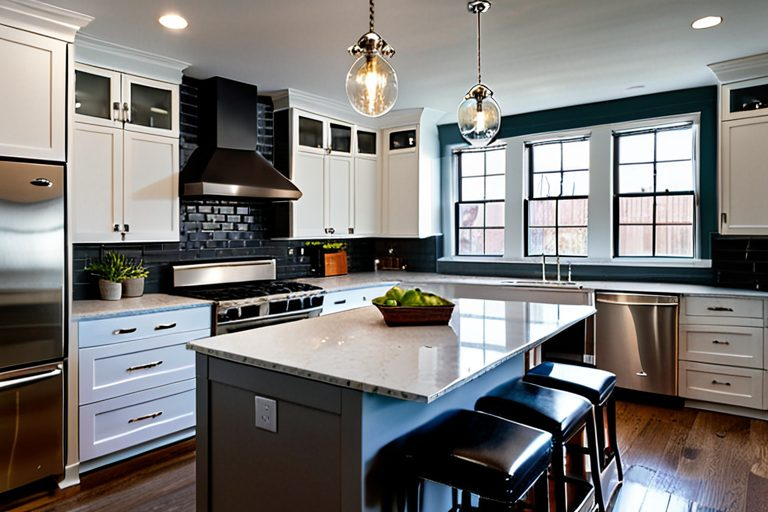
#> input picture web/ahb123/assets/s/01-modern-kitchen-fishtown.jpg, 768 x 512 px
$ python make_og_image.py
#> lines starting #> are read from the running program, lines starting #| are printed output that depends on the picture
#!/usr/bin/env python3
"""Generate assets/s/og-homepage.jpg (1200x630) from a hero portfolio image."""
import os
from PIL import Image

HERE = os.path.dirname(os.path.abspath(__file__))
SRC_IMG = os.path.join(HERE, "assets", "s", "01-modern-kitchen-fishtown.jpg")
OUT = os.path.join(HERE, "assets", "s", "og-homepage.jpg")
TARGET = (1200, 630)

def make():
    im = Image.open(SRC_IMG).convert("RGB")
#> im is the input picture: PIL image 768x512 RGB; mean R, G, B 123.3, 121.3, 119.5
    tw, th = TARGET
    scale = max(tw / im.width, th / im.height)
#> scale = 1.56
    im = im.resize((round(im.width * scale), round(im.height * scale)))
#> im: PIL image 1200x800 RGB
    left = (im.width - tw) // 2
#> left = 0
    top = (im.height - th) // 2
#> top = 85
    im.crop((left, top, left + tw, top + th)).save(OUT, "JPEG", quality=85)
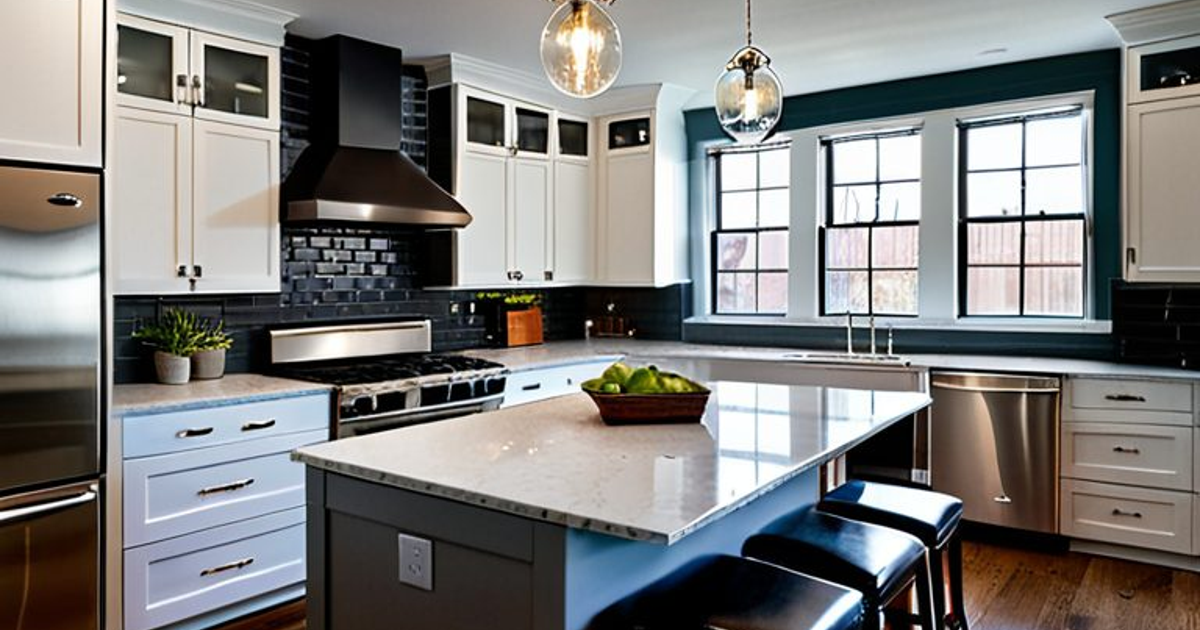
#> saved as og-homepage.jpg: PIL image 1200x630 RGB; mean R, G, B 127, 126.2, 124.8
    print("wrote", OUT)

if __name__ == "__main__":
    make()

$ run again, with web/ahb123/assets/s/02-master-bath-roxborough.jpg copied over web/ahb123/assets/s/01-modern-kitchen-fishtown.jpg
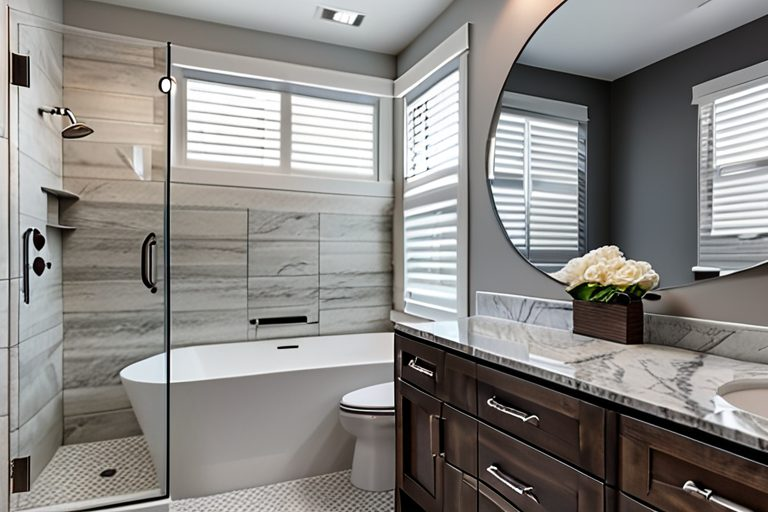
#> input picture web/ahb123/assets/s/02-master-bath-roxborough.jpg, 768 x 512 px
#> in make, im is the input picture: PIL image 768x512 RGB; mean R, G, B 138.6, 135.9, 132.9
#> im: PIL image 1200x800 RGB
#> in make, `im.crop((left, top, left + tw, top + th)).save(OUT, "JPEG", quality=85)`:
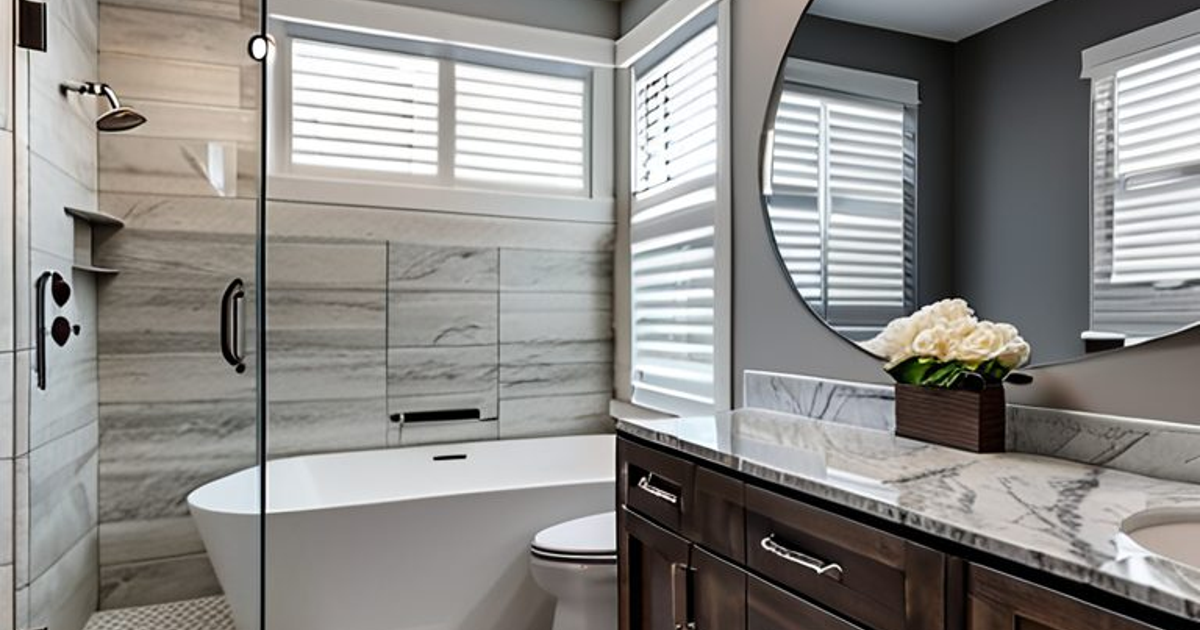
#> saved as og-homepage.jpg: PIL image 1200x630 RGB; mean R, G, B 142.2, 140.3, 137.4

$ run again, with web/ahb123/assets/s/03-second-floor-narberth.jpg copied over web/ahb123/assets/s/01-modern-kitchen-fishtown.jpg
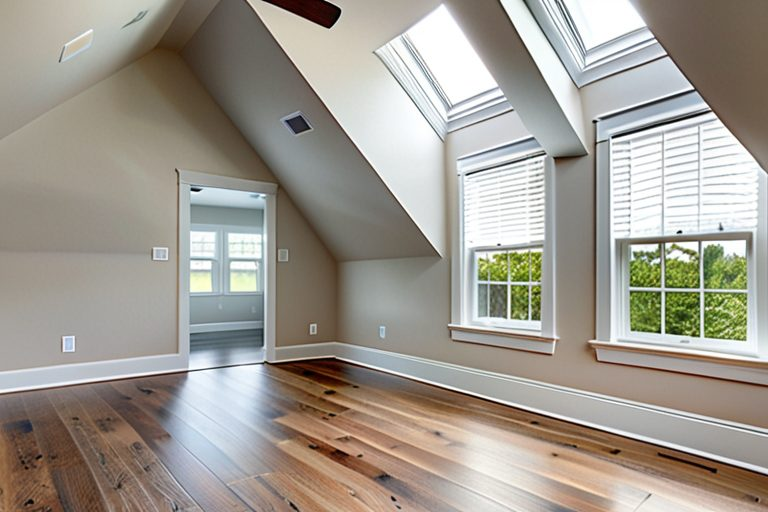
#> input picture web/ahb123/assets/s/03-second-floor-narberth.jpg, 768 x 512 px
#> in make, im is the input picture: PIL image 768x512 RGB; mean R, G, B 160.6, 155.1, 145.7
#> im: PIL image 1200x800 RGB
#> in make, `im.crop((left, top, left + tw, top + th)).save(OUT, "JPEG", quality=85)`:
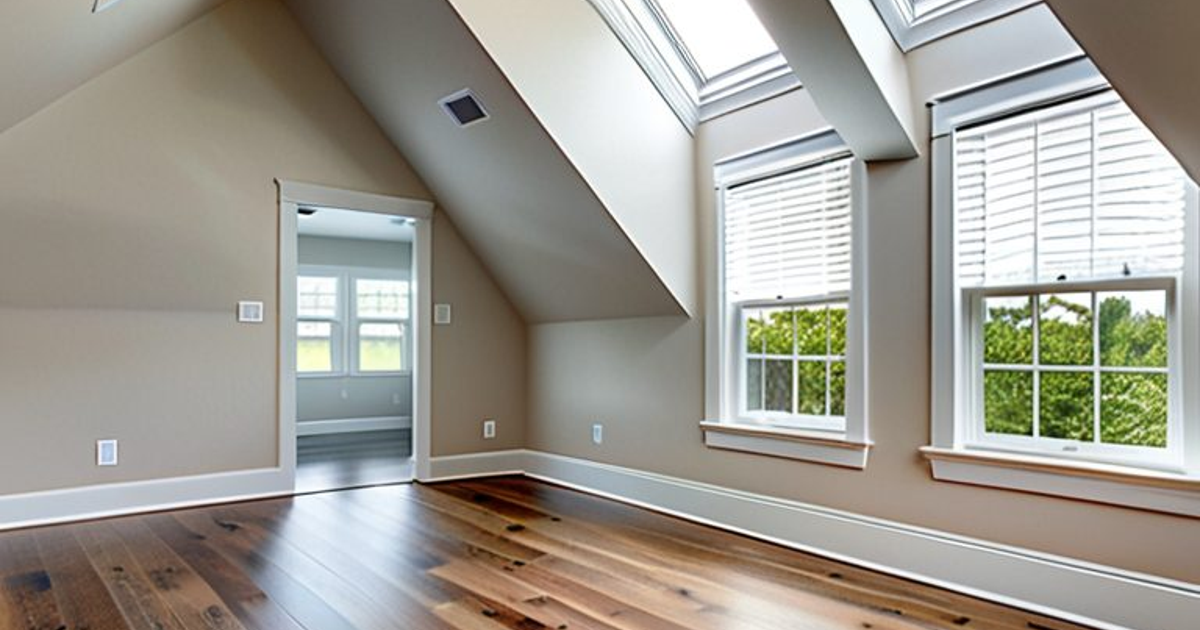
#> saved as og-homepage.jpg: PIL image 1200x630 RGB; mean R, G, B 159.8, 156.4, 147.6

$ run again, with web/ahb123/assets/s/04-gut-rehab-kensington.jpg copied over web/ahb123/assets/s/01-modern-kitchen-fishtown.jpg
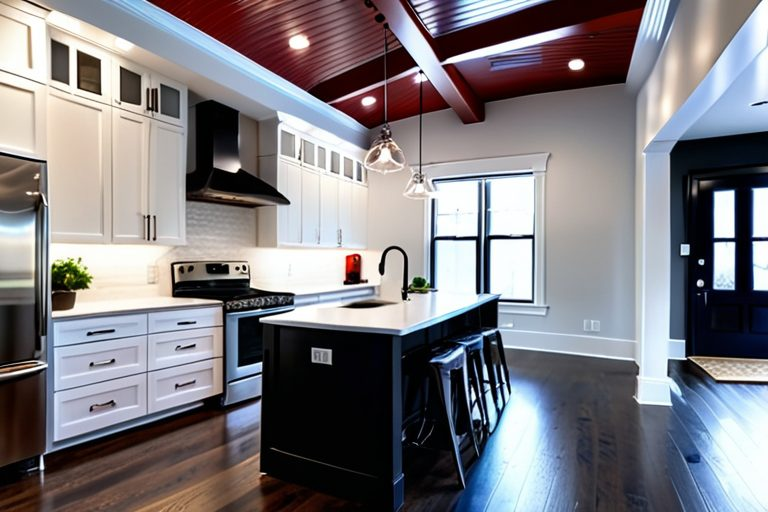
#> input picture web/ahb123/assets/s/04-gut-rehab-kensington.jpg, 768 x 512 px
#> in make, im is the input picture: PIL image 768x512 RGB; mean R, G, B 127.1, 124.4, 129.2
#> im: PIL image 1200x800 RGB
#> in make, `im.crop((left, top, left + tw, top + th)).save(OUT, "JPEG", quality=85)`:
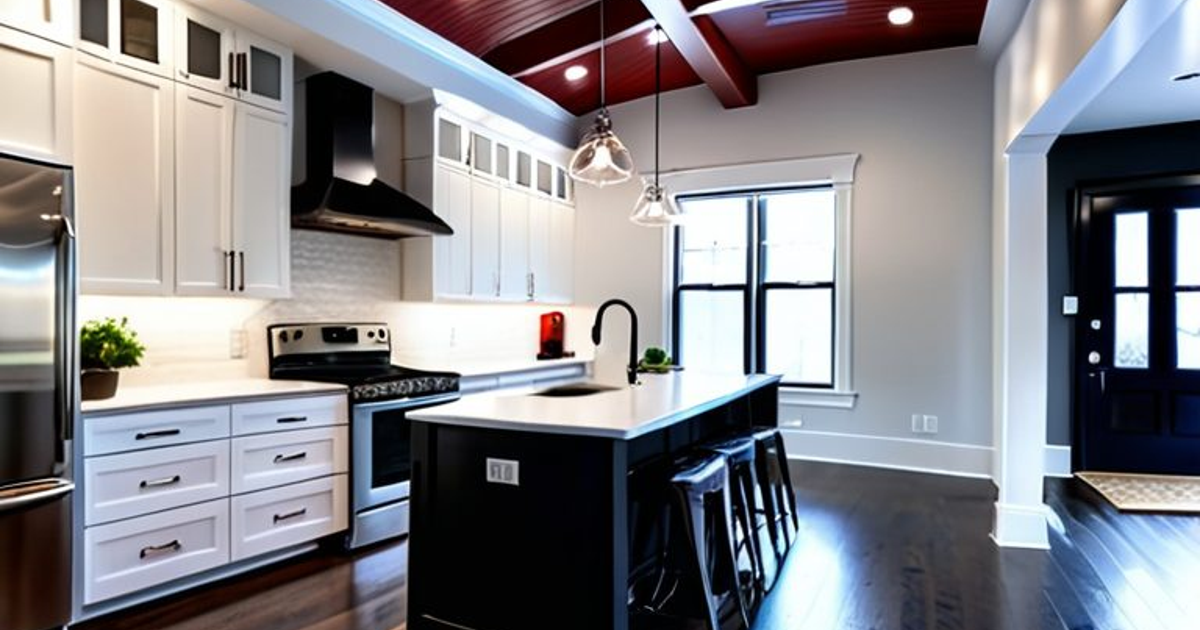
#> saved as og-homepage.jpg: PIL image 1200x630 RGB; mean R, G, B 132.4, 131.6, 136.3
